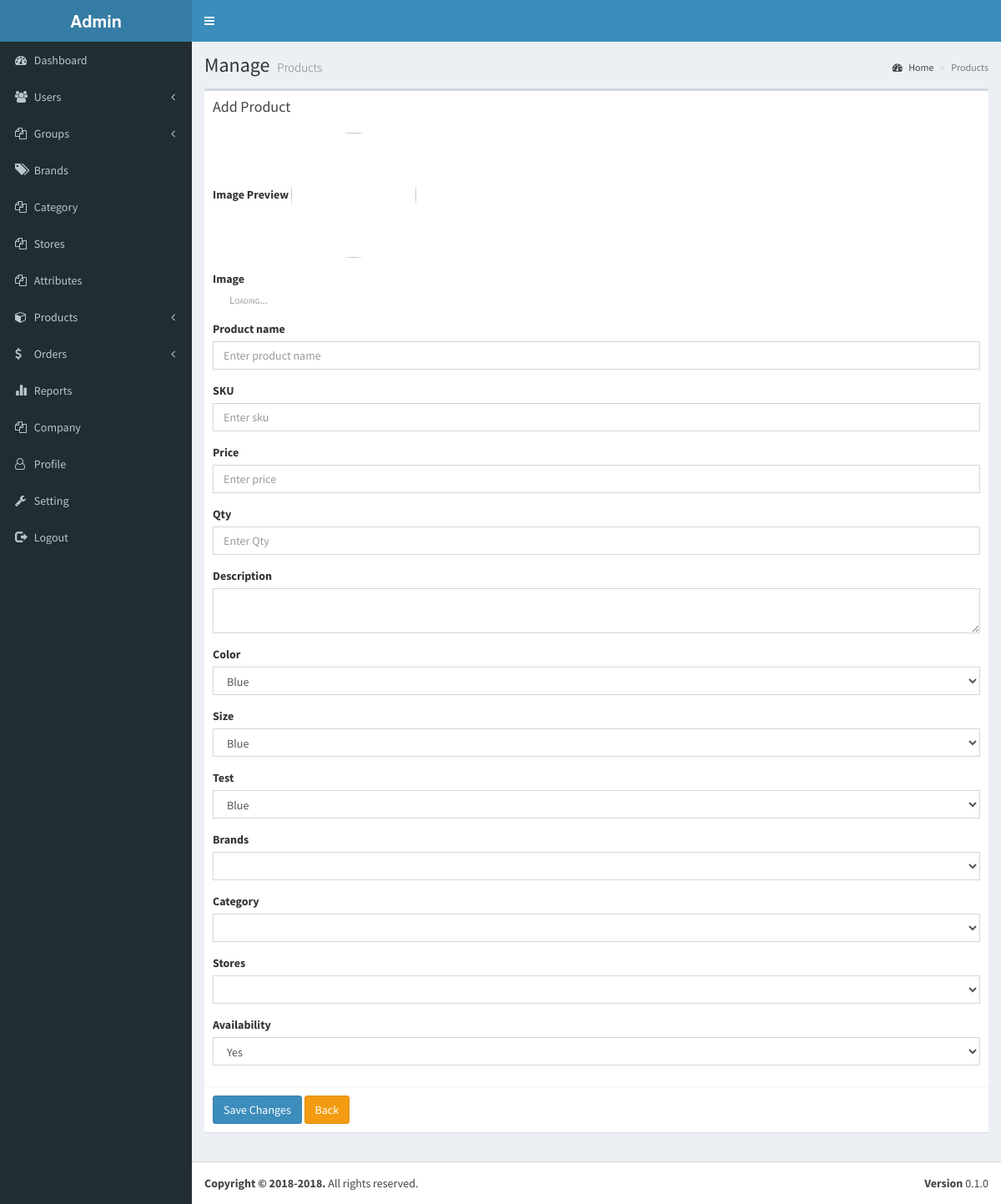
The app's page /new/update_product.php with its own data.
### tables this page shows
CREATE TABLE `attributes` (
  `id` int(11) NOT NULL AUTO_INCREMENT,
  `name` varchar(255) NOT NULL,
  `status` tinyint(2) NOT NULL DEFAULT '1',
  PRIMARY KEY (`id`)
);

### new/update_product.php (the view, shortened to what this page needs)
<?php
require_once 'include/header.php';
require_once 'include/db.php';
?>
<?php require_once 'include/sidebar.php'; ?>
    <div class="content-wrapper">
        <section class="content-header">
            <h1>
                Manage
                <small>Products</small>
            </h1>
            <ol class="breadcrumb">
                <li><a href="#"><i class="fa fa-dashboard"></i> Home</a></li>
                <li class="active">Products</li>
            </ol>
        </section>
        <section class="content">
            <div class="row">
                <div class="col-md-12 col-xs-12">
                    <?php
                    $id = $_GET['id'];
                    $sql = "SELECT * FROM products WHERE id = :id";
                    $st = $db->prepare($sql);
                    $st->bindParam(':id', $id, PDO::PARAM_INT);
                    try{
                        $st->execute();
                        $result = $st->fetchAll(PDO::FETCH_ASSOC);
                        foreach ($result as $upResults){
                        }
                    }catch (PDOException $e){
                        $e->getMessage();
                    }
                    ?>
                    <div class="box">
                        <div class="box-header">
                            <h3 class="box-title">Add Product</h3>
                        </div>
                        <form role="form" action="products.php" method="post" enctype="multipart/form-data">
                            <div class="box-body">
                                <div class="form-group">
                                    <label for="">Image Preview</label>
                                    <img src="<?php echo $upResults['image']?>" alt="<?php echo $upResults['name']?>" width="150" height="150" class="img-circle">
                                </div>
                                <div class="form-group">
                                    <label for="product_image">Image</label>
                                    <div class="kv-avatar">
                                        <div class="file-loading">
                                        </div>
                                    </div>
                                </div>
                                <div class="form-group">
                                    <label for="product_name">Product name</label>
                                    <input type="text" class="form-control" id="product_name" name="product_name" placeholder="Enter product name" value="<?php echo $upResults['name']; ?>" required autocomplete="off"/>
                                </div>
                                <div class="form-group">
                                    <label for="sku">SKU</label>
                                    <input type="text" class="form-control" id="sku" name="sku" placeholder="Enter sku" value="<?php echo $upResults['sku']; ?>" required autocomplete="off" />
                                </div>
                                <div class="form-group">
                                    <label for="price">Price</label>
                                    <input type="text" class="form-control" id="price" name="price" placeholder="Enter price" value="<?php echo $upResults['price']; ?>" required autocomplete="off" />
                                </div>
                                <div class="form-group">
                                    <label for="qty">Qty</label>
                                    <input type="text" class="form-control" id="qty" name="qty" placeholder="Enter Qty" value="<?php echo $upResults['qty']; ?>" required autocomplete="off" />
                                </div>
                                <div class="form-group">
                                    <label for="description">Description</label>
                                    <textarea type="text" class="form-control" id="description" name="description" placeholder="Enter description"  autocomplete="off">
                                    <?php echo $upResults['description']; ?>
                                    </textarea>
                                </div>
                                <?php
                                $sql = "SELECT * FROM attributes";
                                $st = $db->prepare($sql);
                                try{
                                    $st->execute();
                                    $result = $st->fetchAll(PDO::FETCH_ASSOC);
                                    foreach($result as $results) {
                                        $html = '<div class="form-group">
                                                    <label for="groups">'.$results['name'].'</label>
                                                    <select class="form-control select_group" id="attributes_value_id" name="attributes_value_id[]" require>';
                                                        $sqlSub = "SELECT * FROM attribute_value ";
                                                        $st2 = $db->prepare($sqlSub);
                                                        $st2->execute();
                                                        $resultSub = $st2->fetchAll(PDO::FETCH_ASSOC);
                                                         foreach($resultSub as $resultSubs) {
                                                             $html .= '<option value="'.$resultSubs['id'].'">'.$resultSubs['value'].'</option>';
                                                         }
                                         $html .=  '</select>
                                                </div>';
                                        echo $html;
                                    }
                                }
                                catch (PDOException $e){
                                    $e->getMessage();
                                }
                                ?>
                                <div class="form-group">
                                    <label for="brands">Brands</label>
                                    <select class="form-control select_group" id="brands" name="brands" require>
                                        <?php
                                        $Bid = $upResults['brand_id'];
                                        $sql = "SELECT * FROM brands WHERE id = :id";
                                        $st = $db->prepare($sql);
                                        $st->bindParam(':id', $Bid, PDO::PARAM_INT);
                                        $st->execute();
                                        $result = $st->fetchAll(PDO::FETCH_ASSOC);
                                        foreach ($result as $BrandResults){
                                        }
                                        echo '<option value="'.$upResults['brand_id'].'">'.$BrandResults["name"].'</option>';
                                        $sql = "SELECT * FROM brands";
                                        $st = $db->prepare($sql);
                                        try{
                                            $st->execute();
                                            $result = $st->fetchAll(PDO::FETCH_ASSOC);
                                            foreach ($result as $results){
                                                echo '<option value="'.$results['id'].'">'.$results['name'].'</option>';
                                            }
                                        }catch (PDOException $e){
                                            $e->getMessage();
                                        }
                                        ?>
                                    </select>
                                </div>
                                <div class="form-group">
                                    <label for="brands">Category</label>
                                    <select class="form-control select_group" id="category" name="category" require>
                                    <?php
                                    $Cid = $upResults['category_id'];
                                    $sql = "SELECT * FROM categories WHERE id = :id";
                                    $st = $db->prepare($sql);
                                    $st->bindParam(':id', $Cid, PDO::PARAM_INT);
                                    $st->execute();
                                    $result = $st->fetchAll(PDO::FETCH_ASSOC);
                                    foreach ($result as $CatResults){
                                    }
                                    echo '<option value="'.$upResults['category_id'].'">'.$CatResults["name"].'</option>';
                                    $sql = "SELECT * FROM categories";
                                    $st = $db->prepare($sql);
                                    try{
                                        $st->execute();
                                        $result = $st->fetchAll(PDO::FETCH_ASSOC);
                                        foreach ($result as $results){
                                            echo '<option value="'.$results['id'].'">'.$results['name'].'</option>';
                                        }
                                    }catch (PDOException $e){
                                        $e->getMessage();
                                    }
                                    ?>
                                    </select>
                                </div>
                                <div class="form-group">
                                    <label for="brands">Stores</label>
                                    <select class="form-control select_group" id="store" name="store" require>
                                    <?php
                                    $Sid = $upResults['store_id'];
                                    $sql = "SELECT * FROM stores WHERE id = :id";
                                    $st = $db->prepare($sql);
                                    $st->bindParam(':id', $Sid, PDO::PARAM_INT);
                                    $st->execute();
                                    $result = $st->fetchAll(PDO::FETCH_ASSOC);
                                    foreach ($result as $StoreResults){
                                    }
                                    echo '<option value="'.$upResults['store_id'].'">'.$StoreResults["name"].'</option>';
                                    $sql = "SELECT * FROM stores";
                                    $st = $db->prepare($sql);
                                    try{
                                        $st->execute();
                                        $result = $st->fetchAll(PDO::FETCH_ASSOC);
                                        foreach ($result as $results){
                                            echo '<option value="'.$results['id'].'">'.$results['name'].'</option>';
                                        }
                                    }catch (PDOException $e){
                                        $e->getMessage();
                                    }
                                    ?>
                                    </select>
                                </div>
                                <div class="form-group">
                                    <label for="store">Availability</label>
                                    <select class="form-control" id="availability" name="availability">
                                        <option value="1">Yes</option>
                                    </select>
                                </div>
                            </div>
                            <div class="box-footer">
                                <input name="update_product" type="submit" class="btn btn-primary" value="Save Changes">
                                <a href="<?php  ?>" class="btn btn-warning">Back</a>
                            </div>
                        </form>
                    </div>
                </div>
            </div>
        </section>
    </div>
<?php require_once 'include/footer.php'; ?>

### records on screen
attributes: name "Color"
attributes: name "Size"
attributes: name "Test"

### other values on screen
form field value "Blue"
